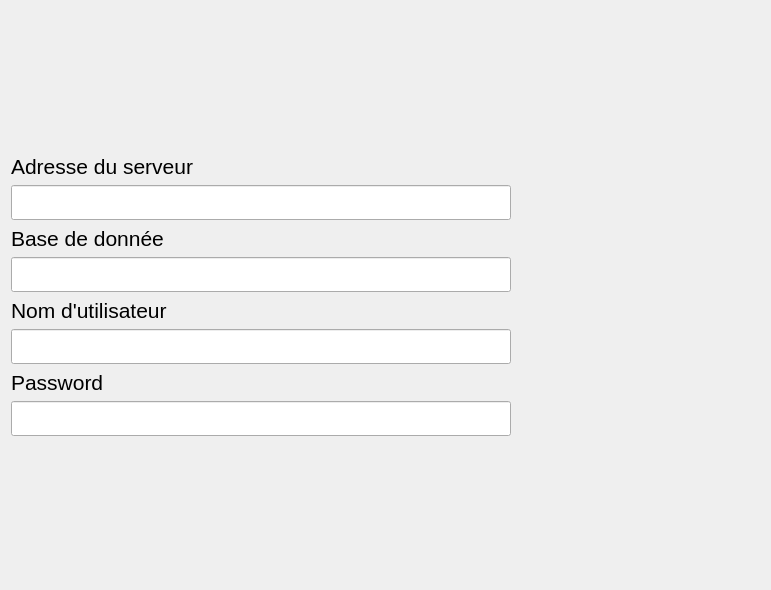
<?xml version="1.0" encoding="UTF-8"?>
<ui version="4.0">
 <class>uiPref</class>
 <widget class="QWidget" name="uiPref">
  <property name="geometry">
   <rect>
    <x>0</x>
    <y>0</y>
    <width>771</width>
    <height>590</height>
   </rect>
  </property>
  <property name="windowTitle">
   <string>Form</string>
  </property>
  <layout class="QGridLayout" name="gridLayout">
   <item row="2" column="0">
    <layout class="QVBoxLayout" name="verticalLayout">
     <item>
      <widget class="QLabel" name="label">
       <property name="font">
        <font>
         <family>Helvetica Neue</family>
         <pointsize>16</pointsize>
        </font>
       </property>
       <property name="text">
        <string>Adresse du serveur </string>
       </property>
      </widget>
     </item>
     <item>
      <widget class="QLineEdit" name="lineEdit">
       <property name="minimumSize">
        <size>
         <width>500</width>
         <height>35</height>
        </size>
       </property>
       <property name="maximumSize">
        <size>
         <width>500</width>
         <height>16777215</height>
        </size>
       </property>
      </widget>
     </item>
     <item>
      <widget class="QLabel" name="label_2">
       <property name="font">
        <font>
         <family>Helvetica Neue</family>
         <pointsize>16</pointsize>
        </font>
       </property>
       <property name="text">
        <string>Base de donnée </string>
       </property>
      </widget>
     </item>
     <item>
      <widget class="QLineEdit" name="lineEdit_4">
       <property name="minimumSize">
        <size>
         <width>500</width>
         <height>35</height>
        </size>
       </property>
       <property name="maximumSize">
        <size>
         <width>500</width>
         <height>16777215</height>
        </size>
       </property>
      </widget>
     </item>
     <item>
      <widget class="QLabel" name="label_4">
       <property name="font">
        <font>
         <family>Helvetica Neue</family>
         <pointsize>16</pointsize>
        </font>
       </property>
       <property name="text">
        <string>Nom d'utilisateur</string>
       </property>
      </widget>
     </item>
     <item>
      <widget class="QLineEdit" name="lineEdit_3">
       <property name="minimumSize">
        <size>
         <width>500</width>
         <height>35</height>
        </size>
       </property>
       <property name="maximumSize">
        <size>
         <width>500</width>
         <height>16777215</height>
        </size>
       </property>
      </widget>
     </item>
     <item>
      <widget class="QLabel" name="label_3">
       <property name="font">
        <font>
         <family>Helvetica Neue</family>
         <pointsize>16</pointsize>
        </font>
       </property>
       <property name="text">
        <string>Password</string>
       </property>
      </widget>
     </item>
     <item>
      <widget class="QLineEdit" name="lineEdit_2">
       <property name="minimumSize">
        <size>
         <width>500</width>
         <height>35</height>
        </size>
       </property>
       <property name="maximumSize">
        <size>
         <width>500</width>
         <height>16777215</height>
        </size>
       </property>
      </widget>
     </item>
    </layout>
   </item>
   <item row="0" column="0">
    <spacer name="verticalSpacer_2">
     <property name="orientation">
      <enum>Qt::Vertical</enum>
     </property>
     <property name="sizeHint" stdset="0">
      <size>
       <width>20</width>
       <height>40</height>
      </size>
     </property>
    </spacer>
   </item>
   <item row="3" column="0">
    <spacer name="verticalSpacer">
     <property name="orientation">
      <enum>Qt::Vertical</enum>
     </property>
     <property name="sizeHint" stdset="0">
      <size>
       <width>20</width>
       <height>40</height>
      </size>
     </property>
    </spacer>
   </item>
   <item row="2" column="1">
    <widget class="QPushButton" name="SaveButton">
     <property name="text">
      <string/>
     </property>
     <property name="icon">
      <iconset resource="Images.qrc">
       <normaloff>:/new/MenuInterface/Ressouces/cloud-minus@2x.png</normaloff>:/new/MenuInterface/Ressouces/cloud-minus@2x.png</iconset>
     </property>
     <property name="iconSize">
      <size>
       <width>35</width>
       <height>35</height>
      </size>
     </property>
     <property name="flat">
      <bool>true</bool>
     </property>
    </widget>
   </item>
  </layout>
 </widget>
 <resources>
  <include location="Images.qrc"/>
 </resources>
 <connections/>
</ui>
